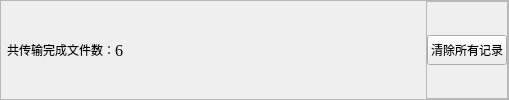
          <widget class="QFrame" name="frame_8">
           <property name="styleSheet">
            <string notr="true">#frame_8
{
	background:#E5E7E9;
}</string>
           </property>
           <property name="frameShape">
            <enum>QFrame::StyledPanel</enum>
           </property>
           <property name="frameShadow">
            <enum>QFrame::Raised</enum>
           </property>
           <layout class="QHBoxLayout" name="horizontalLayout_5">
            <property name="spacing">
             <number>0</number>
            </property>
            <property name="leftMargin">
             <number>6</number>
            </property>
            <property name="topMargin">
             <number>0</number>
            </property>
            <property name="rightMargin">
             <number>0</number>
            </property>
            <property name="bottomMargin">
             <number>0</number>
            </property>
            <item>
             <widget class="QLabel" name="label_9">
              <property name="text">
               <string>共传输完成文件数：</string>
              </property>
             </widget>
            </item>
            <item>
             <widget class="QLabel" name="label_10">
              <property name="font">
               <font>
                <family>Times New Roman</family>
                <pointsize>12</pointsize>
               </font>
              </property>
              <property name="text">
               <string>6</string>
              </property>
             </widget>
            </item>
            <item>
             <spacer name="horizontalSpacer_6">
              <property name="orientation">
               <enum>Qt::Horizontal</enum>
              </property>
              <property name="sizeHint" stdset="0">
               <size>
                <width>303</width>
                <height>20</height>
               </size>
              </property>
             </spacer>
            </item>
            <item>
             <widget class="QFrame" name="frame_9">
              <property name="frameShape">
               <enum>QFrame::StyledPanel</enum>
              </property>
              <property name="frameShadow">
               <enum>QFrame::Raised</enum>
              </property>
              <layout class="QHBoxLayout" name="horizontalLayout_6">
               <property name="spacing">
                <number>6</number>
               </property>
               <property name="leftMargin">
                <number>0</number>
               </property>
               <property name="topMargin">
                <number>0</number>
               </property>
               <property name="rightMargin">
                <number>0</number>
               </property>
               <property name="bottomMargin">
                <number>0</number>
               </property>
               <item>
                <widget class="QPushButton" name="pushButton_6">
                 <property name="minimumSize">
                  <size>
                   <width>0</width>
                   <height>30</height>
                  </size>
                 </property>
                 <property name="text">
                  <string>清除所有记录</string>
                 </property>
                </widget>
               </item>
              </layout>
             </widget>
            </item>
           </layout>
          </widget>
